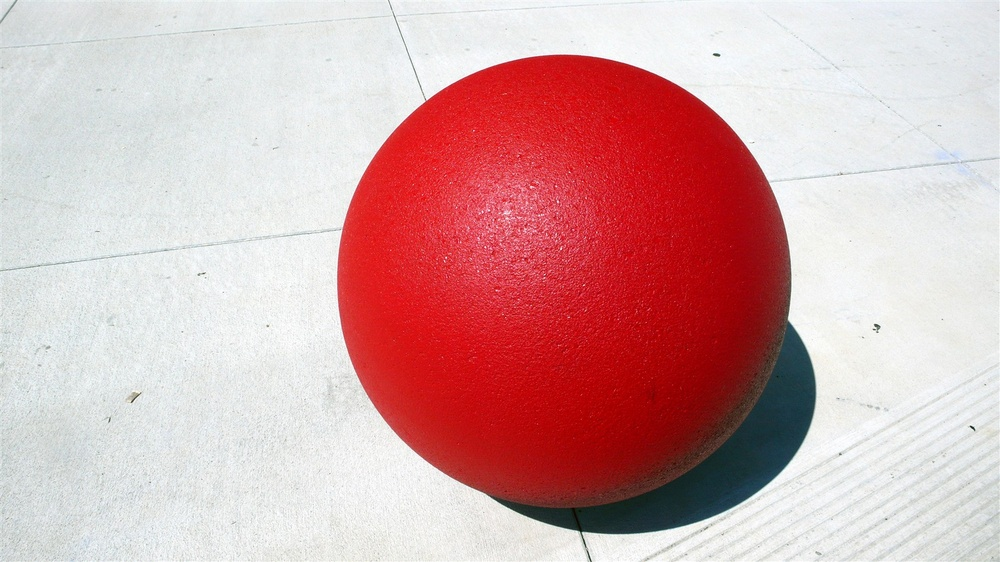
//> input picture red_ball.jpg, 1000 x 562 px, shrunk from 1600 x 900 before the run
$ ./pixels   (built with g++ and OpenCV 4)
//> lines starting //> are read from the running program, lines starting //| are printed output that depends on the picture; after the words box and inside, x2 and y2 are one past the last pixel; in counts of white or black regions, pixels touching at a corner belong together
#include <iostream>
#include <opencv2/highgui/highgui.hpp>
#include <opencv2/imgproc/imgproc.hpp>
#include <opencv2/opencv.hpp>
#include <opencv2/gpu/gpu.hpp>
#include <ctime>

using namespace std;
using namespace cv;

int main(){

    int lowH, highH, lowS, highS, lowV, highV;

    //read img
    Mat img = imread("red_ball.jpg", CV_LOAD_IMAGE_UNCHANGED);
//> img is the input picture: 562 rows x 1000 cols, CV_8UC3; mean B, G, R 170.5, 169.3, 213.4

    //check if empty
    if (img.empty()){
        cout << "Failed to load img" << endl;
        return -1;
    }

    //show original image
    imshow("Original", img);

    //set hue(0-179), saturati:on(0-255), and value(0-255) for red
    //red usually has h:170-179, s: 160-255, v: 60-255
    lowH = 170;
    highH = 179;
    lowS = 160;
    highS = 255;
    lowV = 60;
    highV = 255;

    //convert from BGR to HSV
    Mat img_hsv;
    cvtColor(img, img_hsv, COLOR_BGR2HSV);
//> img_hsv: 562 rows x 1000 cols, CV_8UC3; mean H, S, V 86.3, 70, 216.9

    //split the hsv image into three channels
    vector<Mat> hsv_split;
    split(img_hsv, hsv_split);
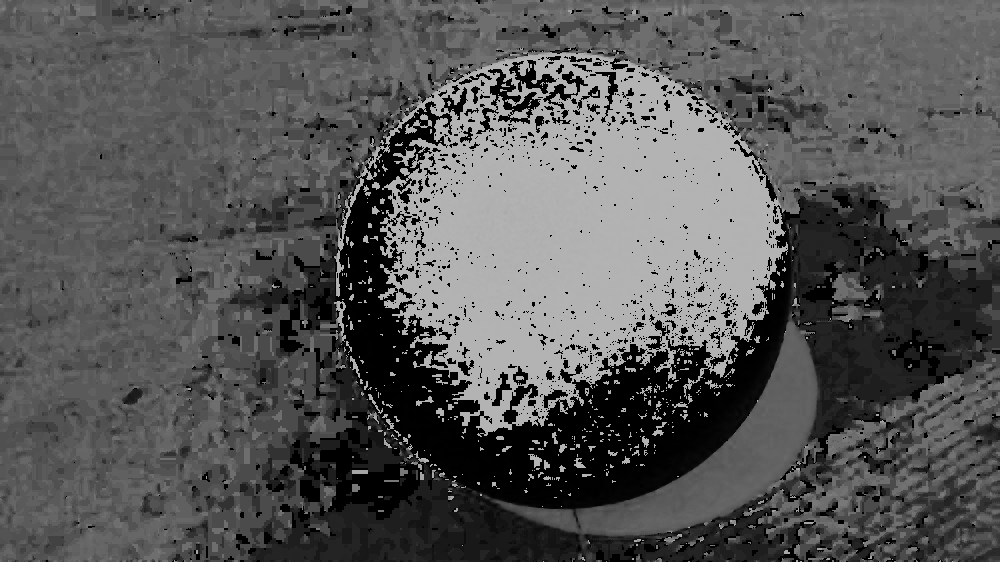
//> hsv_split[0]: 562 rows x 1000 cols, CV_8UC1; min 0, max 179, mean 86.3
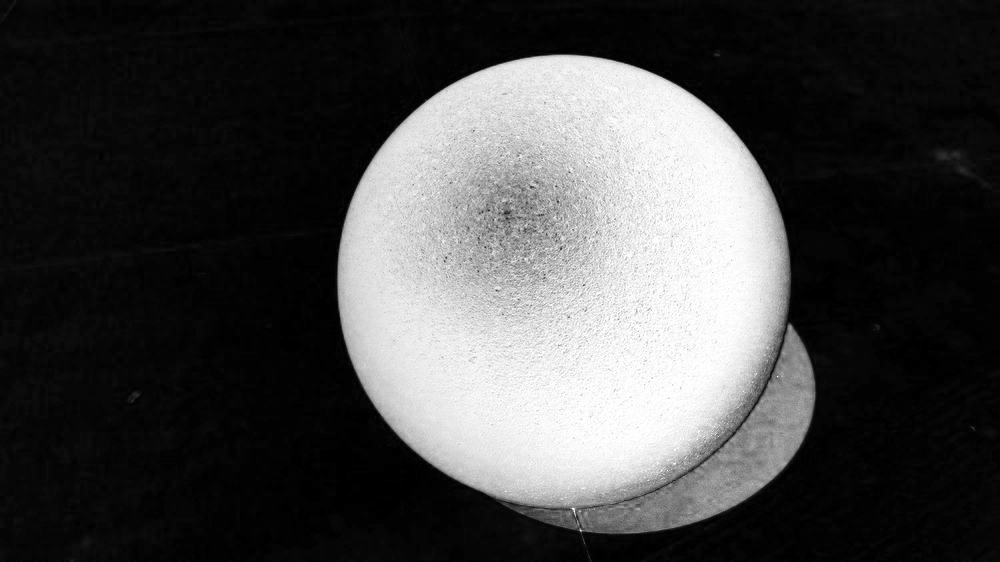
//> hsv_split[1]: 562 rows x 1000 cols, CV_8UC1; min 0, max 255, mean 70
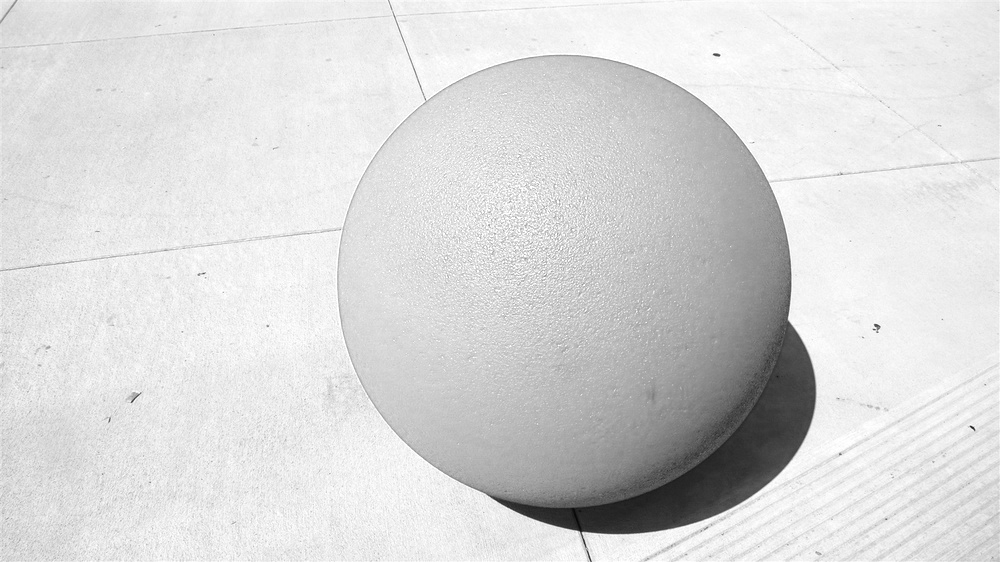
//> hsv_split[2]: 562 rows x 1000 cols, CV_8UC1; min 8, max 255, mean 216.9
    int x = img.cols;
//> x = 1000
    int y = img.rows;
//> y = 562
    cout<<x<<endl;
//| 1000
    cout<<y<<endl;
//| 562
    int i,j;

    clock_t start = clock();

    //threshold hue
    for ( j = 0; j < y; j++)
    {
        for (i = 0; i < x; i++)
        {
            int a = hsv_split[0].at<uchar>(j,i);
            if (a >= lowH && a <= highH)
            {
                hsv_split[0].at<uchar>(j,i) = 255;
            }
            else hsv_split[0].at<uchar>(j,i) = 0;
        }
    }
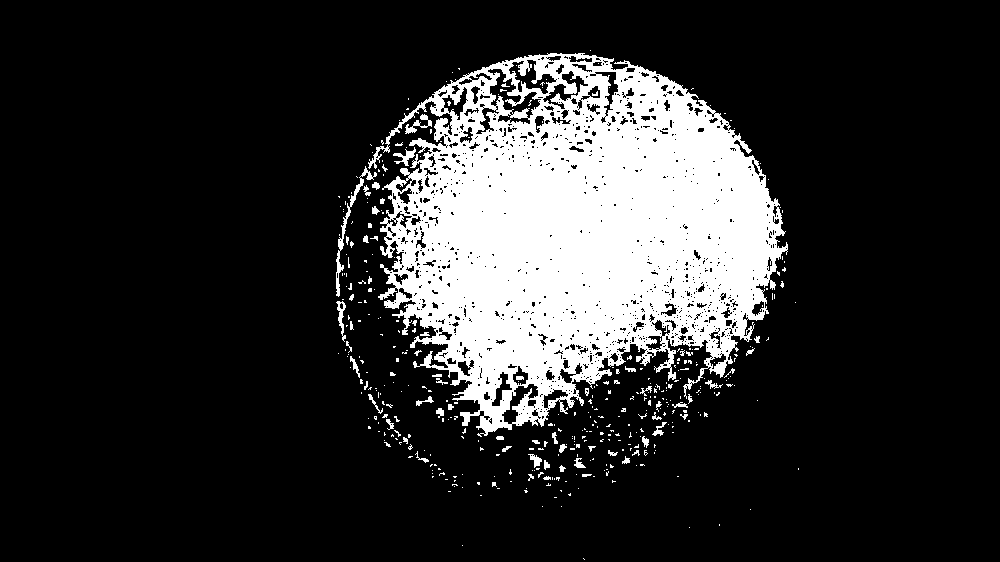
//> hsv_split[0]: 562 rows x 1000 cols, CV_8UC1; 17.9% white; 417 white regions (358 under 20 px), largest, box (x1, y1, x2, y2) and area: (368, 53, 788, 437) 95774, (336, 166, 377, 297) 520, (405, 114, 432, 134) 176

    //threshold saturation
    for ( j = 0; j < y; j++)
    {
        for (i = 0; i < x; i++)
        {
            int a = hsv_split[1].at<uchar>(j,i);
            if (a > lowS && a < highS)
            {
                hsv_split[1].at<uchar>(j,i) = 255;
            }
            else hsv_split[1].at<uchar>(j,i) = 0;
        }
    }
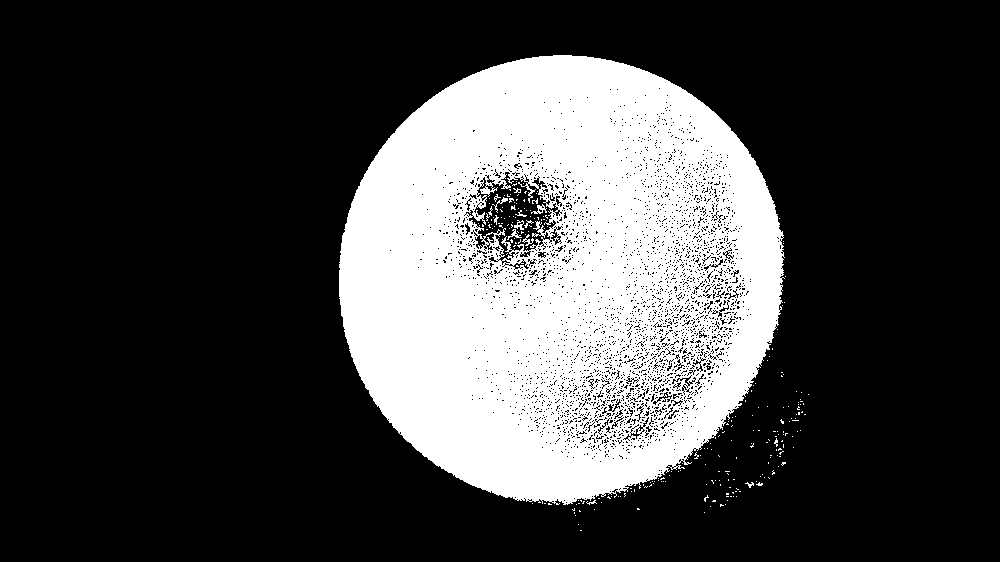
//> hsv_split[1]: 562 rows x 1000 cols, CV_8UC1; 25.7% white; 258 white regions (246 under 20 px), largest, box (x1, y1, x2, y2) and area: (339, 55, 785, 505) 143358, (531, 204, 547, 214) 65, (492, 197, 508, 213) 50

    //threshold value
    for ( j = 0; j < y; j++)
    {
        for (i = 0; i < x; i++)
        {
            int a = hsv_split[2].at<uchar>(j,i);
            if (a > lowV && a < highV)
            {
                hsv_split[2].at<uchar>(j,i) = 255;
            }
            else hsv_split[2].at<uchar>(j,i) = 0;
        }
    }
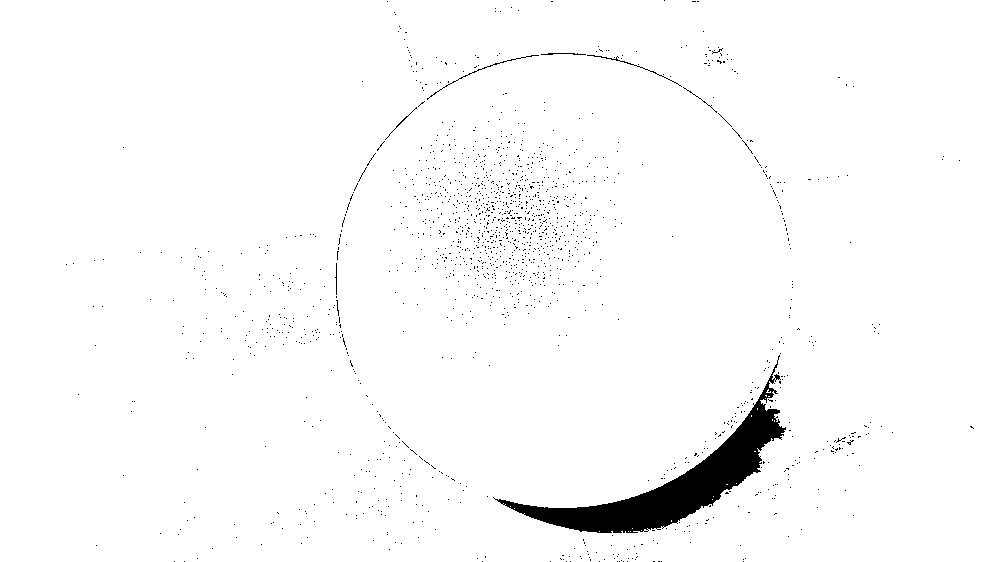
//> hsv_split[2]: 562 rows x 1000 cols, CV_8UC1; 97.8% white; 1600 black regions (1593 under 20 px), largest, box (x1, y1, x2, y2) and area: (493, 355, 786, 533) 9633, (427, 55, 539, 100) 130, (587, 55, 682, 87) 110

    //combine different planes
    Mat temp;
    Mat img_th;
    bitwise_and(hsv_split[0], hsv_split[1], temp);
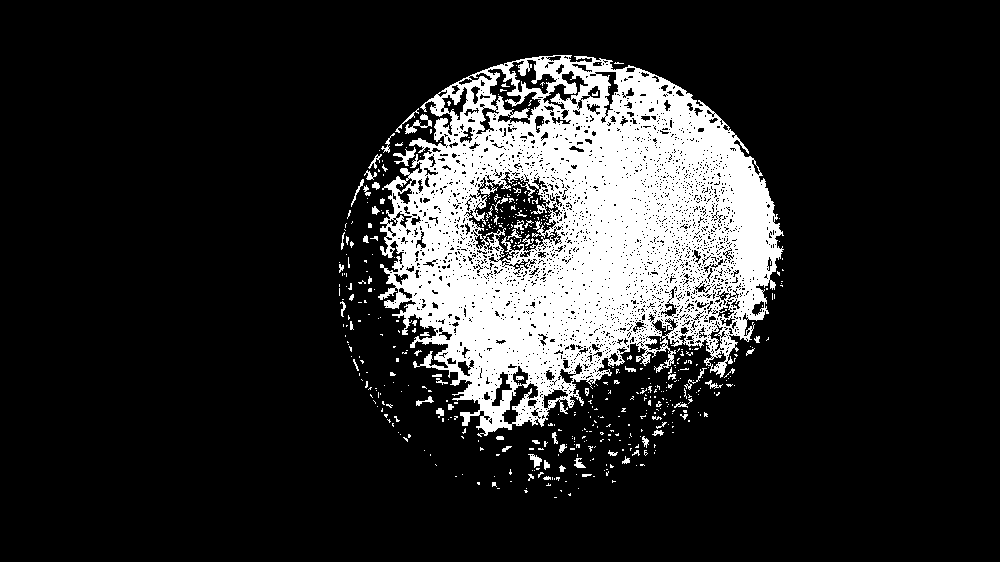
//> temp: 562 rows x 1000 cols, CV_8UC1; 16.1% white; 485 white regions (419 under 20 px), largest, box (x1, y1, x2, y2) and area: (378, 55, 784, 437) 85582, (405, 114, 432, 134) 176, (393, 147, 416, 166) 159
    bitwise_and(hsv_split[2], temp, img_th);
//> img_th: 562 rows x 1000 cols, CV_8UC1; 16% white; 485 white regions (419 under 20 px), largest, box (x1, y1, x2, y2) and area: (378, 55, 784, 437) 85379, (405, 114, 432, 134) 176, (393, 147, 416, 166) 159

    clock_t end = clock();
    double elapsed = double(end-start)/CLOCKS_PER_SEC;
    cout<<"Total time: "<<elapsed<<" sec"<<endl;

    //show processed image
    imshow("Here you go!", img_th);

    //press a button to quit the program
    waitKey(0);

    return 0;
}
